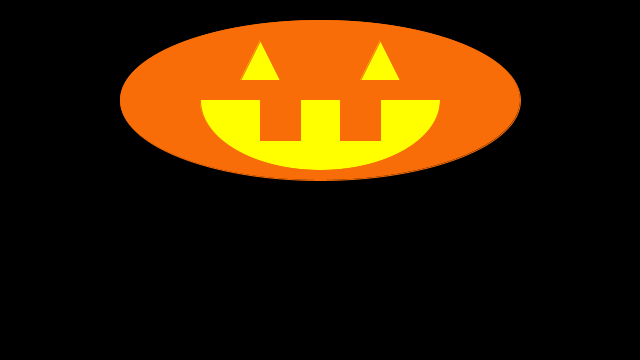
Frame 1 (no input)
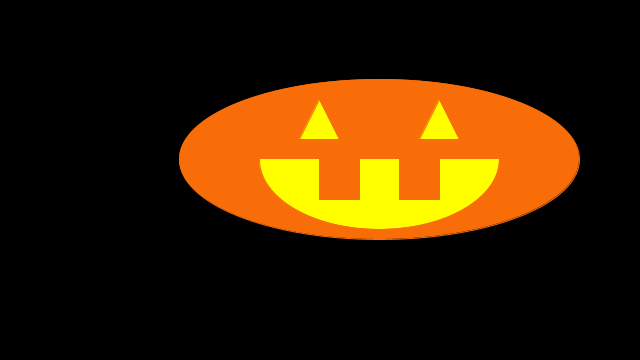
Frame 60 (the mouse pressed at the canvas centre just before this capture)
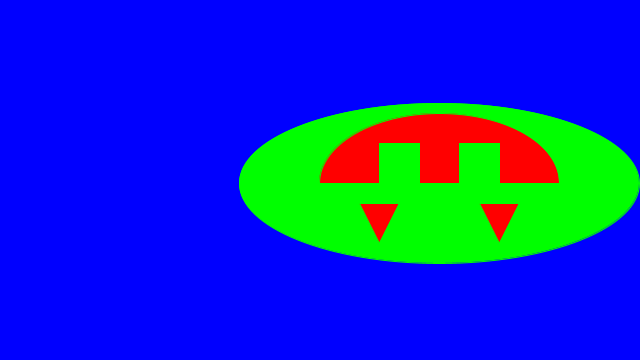
Frame 120 (the mouse held since frame 60 and released just before this capture)

The Processing sketch that drew these frames (run headless with seeded random() and noise(); from frame 60 on, the mouse is pressed at the canvas centre):

// Processing sketch: MovingPumpANDclick
// ── MovingPumpANDclick.pde


//Created variables
float cntrx,cntry,rcntrx,rcntry;
float xspeed=1;
float yspeed=1;
float rxspeed=1;
float ryspeed=1;
float ohomx,oel1otlx,oel2x,oel3x,oer1x,oer2x,oer3x,otrx,ohomotly,oeloer1y,oel23oer23y,ghgmx,gel2gtlx,gel1x,gel3x,ger2x,ger1x,ger3x,gtrx,gel2ger2y,ghgmy,gel13ger13y,gtlgtry; 
boolean click=false;

void setup(){ 
  size(640,360);
  
//Both Center Points
cntrx=320;
cntry=100;
rcntrx=320;
rcntry=260;

//Orange Pumpkin coordinates
//x coordinates
ohomx=320;
oel1otlx=260;
oel2x=240;
oel3x=280;
oer1x=380;
oer2x=360;
oer3x=400;
otrx=340;
//y coordinates
ohomotly=100;
oeloer1y=40;
oel23oer23y=80;

    //Green Pumpkin Coordinates
    //x coordinates
    ghgmx=320;
    gel2gtlx=260;
    gel1x=240;
    gel3x=280;
    ger2x=380;
    ger1x=360;
    ger3x=400;
    gtrx=340;
    //y coordinates
    gel2ger2y=320;
    ghgmy=260;
    gel13ger13y=280;
    gtlgtry=220;

}

  void draw(){
    
  background(0);
  stroke(248,109,7);
  
  //Center point
  fill(248,109,7);
  ellipse(cntrx,cntry,1,1);
  
  //Orange pumpkin head
  
  fill(248,109,7);
  ellipse(ohomx,ohomotly,400,160);
  
  //Pumpkin eyes
  fill(255,255,0);
  triangle(oel1otlx,oeloer1y,oel2x,oel23oer23y,oel3x,oel23oer23y);
  triangle(oer1x,oeloer1y,oer2x,oel23oer23y,oer3x,oel23oer23y);
  
  //Orange Pumpkin Mouth
  fill(255,255,0);
  arc(ohomx,ohomotly,240,140,0,PI);
  
  //Orange Pumpkin Teeth
  fill(248,109,7);
  rect(oel1otlx,ohomotly,40,40);
  rect(otrx,ohomotly,40,40);

//click reverse other colors  
if(click){
    background(0,0,255);
    stroke(0,255,0);
    
    //Center point
  fill(0,255,0);
  ellipse(rcntrx,rcntry,1,1);

//Green Pumpkin head
fill(0,255,0);
ellipse(ghgmx,ghgmy,400,160);

//Green Pumpkin eyes
fill(255,0,0);
triangle(gel1x,gel13ger13y,gel2gtlx,gel2ger2y,gel3x,gel13ger13y);
triangle(ger1x,gel13ger13y,ger2x,gel2ger2y,ger3x,gel13ger13y);

//Green Pumpkin mouth
fill(255,0,0);
arc(ghgmx,ghgmy,240,140,PI,TWO_PI);

//Green Pumpkin teeth
fill(0,255,0);
rect(gel2gtlx,gtlgtry,40,40);
rect(gtrx,gtlgtry,40,40);
}

 //Orange Move
cntrx=cntrx+xspeed;
cntry=cntry+yspeed;  
  //Xmove
  ohomx=ohomx+xspeed;
  oel1otlx=oel1otlx+xspeed;
  oel2x=oel2x+xspeed;
  oel3x=oel3x+xspeed;
  oer1x=oer1x+xspeed;
  oer2x=oer2x+xspeed;
  oer3x=oer3x+xspeed;
  otrx=otrx+xspeed;
  //Ymove
  ohomotly=ohomotly+yspeed;
  oeloer1y=oeloer1y+yspeed;
  oel23oer23y=oel23oer23y+yspeed;

//Green Move
  rcntrx=rcntrx+rxspeed;
  rcntry=rcntry+ryspeed;
    //x move
    ghgmx=ghgmx+rxspeed;
    gel2gtlx=gel2gtlx+rxspeed;
    gel1x=gel1x+rxspeed;
    gel3x=gel3x+rxspeed;
    ger2x=ger2x+rxspeed;
    ger1x=ger1x+rxspeed;
    ger3x=ger3x+rxspeed;
    gtrx=gtrx+rxspeed;
    //y move
    gel2ger2y=gel2ger2y+ryspeed;
    ghgmy=ghgmy+ryspeed;
    gel13ger13y=gel13ger13y+ryspeed;
    gtlgtry=gtlgtry+ryspeed;

//Green Bounce
if(rcntrx>440||rcntrx<200){
  rxspeed=rxspeed*-1;
}
if(rcntry>280||rcntry<80){
  ryspeed=ryspeed*-1;
}

//orange Bounce
if(cntrx>440||cntrx<200){
  xspeed=xspeed*-1;
}
if(cntry>280||cntry<80){
  yspeed=yspeed*-1;
}

}

//Reverse Pumpkin click

void mousePressed(){
  if(click){click=false;
}
  else {click=true;
}

}
